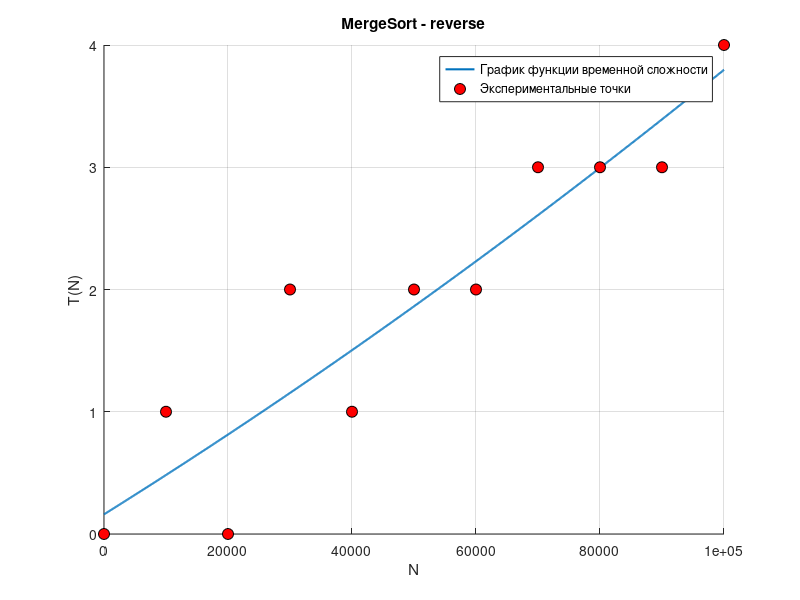

Write MATLAB code to recreate this figure.

% ШАБЛОН ДЛЯ РЕГРЕССИИ И ЭКСПЕРИМЕНТАЛЬНЫХ ТОЧЕК НА ГРАФИКЕ

x = [0, 10000, 20000, 30000, 40000, 50000, 60000, 70000, 80000, 90000, 100000];

y_1 = [0, 1, 0, 2, 1, 2, 2, 3, 3, 3, 4];

p1 = polyfit(x, y_1, 2);

x_values = linspace(0, 100000, 1000); 

y_values_1 = polyval(p1, x_values); 

figure;

hold on;

plot(x_values, y_values_1, 'DisplayName', 'График функции временной сложности', 'LineWidth', 1.5); 

plot(x, y_1, 'o', 'MarkerSize', 8, 'DisplayName', 'Экспериментальные точки', 'MarkerEdgeColor', 'k', 'MarkerFaceColor', 'r');


xlabel('N'); 

ylabel('T(N)'); 

title('MergeSort - reverse'); 

legend show; 

grid on; 